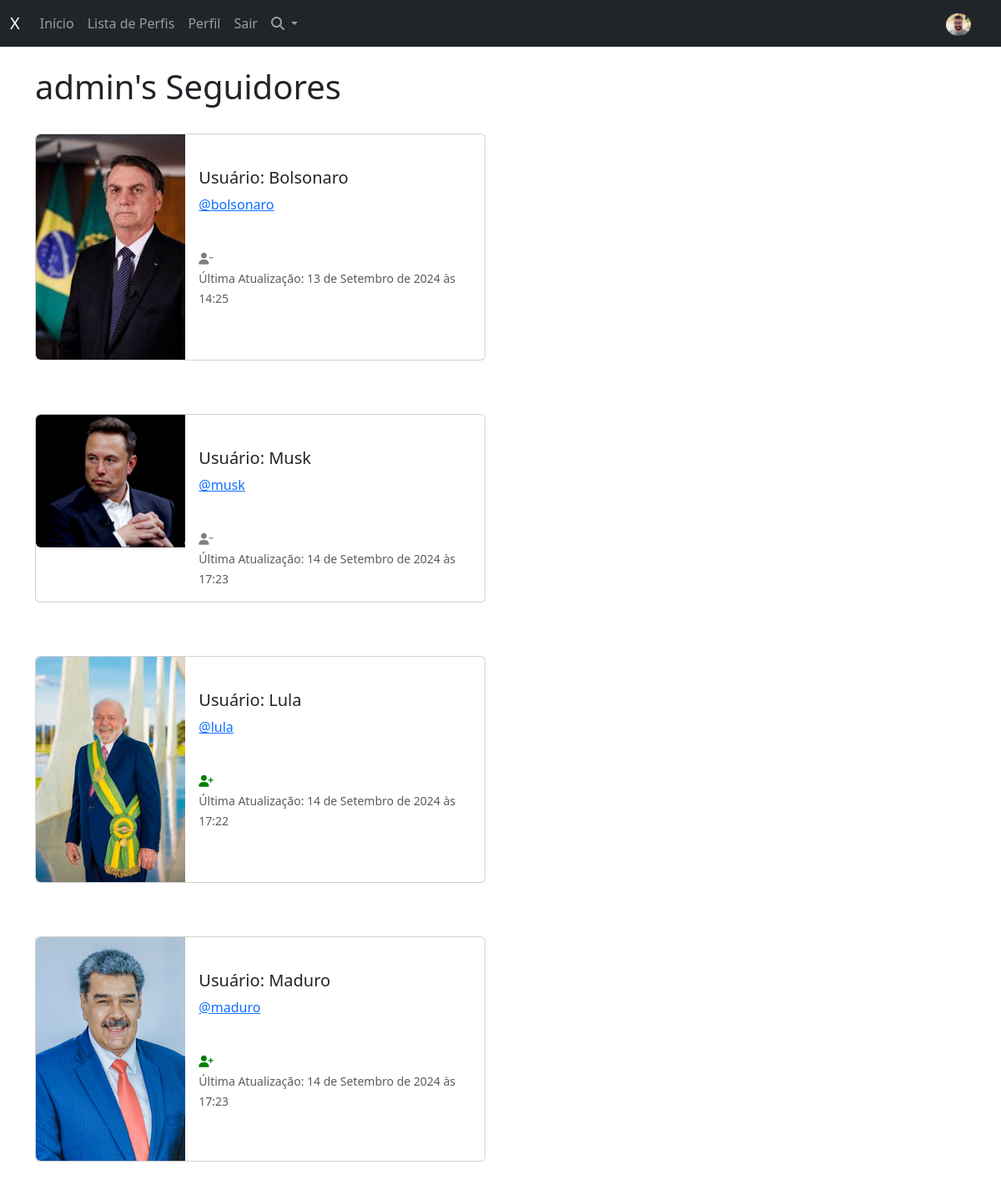
Page /profile/followers/1 (signed in) on the committed database.
### twitter/models.py (models this page shows, shortened)
class Profile(models.Model):
  user = models.OneToOneField(User, on_delete=models.CASCADE)
  follows = models.ManyToManyField("self", related_name="followed_by", symmetrical=False, blank=True)
  date_modified = models.DateTimeField(User, auto_now=True)
  profile_image = models.ImageField(null=True, blank=True, upload_to="images/")
  profile_bio = models.CharField(null=True, blank=True, max_length=500)
  homepage_link = models.CharField(null=True, blank=True, max_length=100)
  facebook_link = models.CharField(null=True, blank=True, max_length=100)
  instagram_link = models.CharField(null=True, blank=True, max_length=100)
  linkedin_link = models.CharField(null=True, blank=True, max_length=100)

### twitter/views.py (the view)
# urls.py: path('profile/followers/<int:pk>', views.followers, name='followers'),
def followers(request, pk):
    if request.user.is_authenticated:
        if request.user.id == pk:
            profiles = Profile.objects.get(user_id=pk)
            return render(request, 'followers.html', {'profiles': profiles})
        else:
            messages.success(request, ("Não é sua página de Perfil"))
            return redirect('home')
    else:
        messages.success(request, ("Você deve estar logado para visualizar esta página..."))
        return redirect('home')

### twitter/templates/followers.html
{% extends 'base.html' %}
{% load static %}
{% block content %}
<h1>{{ request.user.username }}'s Seguidores</h1>
<br>
{% if profiles %}
{% for profile in profiles.followed_by.all %}
<div class="card mb-3" style="max-width: 540px;">
  <div class="row g-0">
    <div class="col-md-4">
      {% if profile.profile_image %}
      <img src="{{ profile.profile_image.url }}" width="200" height="200" class="img-fluid rounded-start"
        alt="{{ profile.user.username }}">
      {% else %}
      <img src="{% static 'images/default-profile.png' %}" class="img-fluid rounded-start" alt="Profile Image">
      {% endif %}
    </div>
    <div class="col-md-8">
      <div class="card-body">
        <br />
        <h5 class="card-title">Usuário: {{profile.user.username}}</h5>
        <p class="card-text"><a href="{% url 'profile' profile.user.id%}"> @{{profile.user.username|lower}}</a></p>
        <br />
        {% if profile in profiles.follows.all %}
        <a href="{% url 'unfollow' profile.user.id %}"><i class="fa fa-user-minus small" style="color: gray;"
            title="Deixar de Seguir"></i></a>
        {% else %}
        <a href="{% url 'follow' profile.user.id %}"><i class="fa fa-user-plus small" style="color: green;"
            title="Seguir"></i></a>
        {% endif %}
        <br />
        <p class="card-text"><small class="text-body-secondary">Última Atualização: {{ profile.date_modified }}</small>
        </p>
      </div>
    </div>
  </div>
</div>
<br /><br />
{% endfor %}
{% endif %}
{% endblock %}

### twitter/templates/navbar.html (shortened to what this page needs)
{% load static %}
<nav class="navbar navbar-expand-lg navbar-dark bg-dark">
  <div class="container-fluid">
    <a class="navbar-brand" href="{% url 'home' %}">X</a>
    <div class="collapse navbar-collapse" id="navbarSupportedContent">
      <ul class="navbar-nav me-auto mb-2 mb-lg-0">
        <li class="nav-item">
          <a class="nav-link {% if request.resolver_match.url_name == 'home' %}active{% endif %}"
            href="{% url 'home' %}">Início</a>
        </li>
        <li class="nav-item">
          <a class="nav-link {% if request.resolver_match.url_name == 'profile_list' %}active{% endif %}"
            href="{% url 'profile_list' %}">Lista de Perfis</a>
        </li>
        {% if user.is_authenticated %}
        <li class="nav-item">
          <a class="nav-link {% if request.resolver_match.url_name == 'profile' %}active{% endif %}"
            href="{% url 'profile' user.id %}">Perfil</a>
        </li>
        <li class="nav-item">
          <a class="nav-link {% if request.resolver_match.url_name == 'logout' %}active{% endif %}"
            href="{% url 'logout' %}">Sair</a>
        </li>
        <li class="nav-item dropdown">
          <a class="nav-link dropdown-toggle" href="#" role="button" data-bs-toggle="dropdown" aria-expanded="false">
            <i class="fas fa-search"></i>
          </a>
        {% endif %}
      </ul>
      {% if user.is_authenticated %}
      <ul class="navbar-nav ml-auto">
        <li class="nav-link navbar-brand">
          <a href="{% url 'profile' request.user.id %}">
            {% if user.profile.profile_image %}
            <img src="{{ user.profile.profile_image.url }}" class="rounded-circle" width="30">
            {% else %}
            <img src="{% static 'images/default-profile.png' %}" class="profile-img rounded-circle" width="30">
            {% endif %}
          </a>
        </li>
      </ul>
      {% endif %}
    </div>
  </div>
</nav>

### twitter/static/css/main.css (style rules this page uses)
html, body { width: 100%; height: 100%; margin: 0; padding: 0; overflow-x: hidden; }

### rows in the picture
Profile: profile_image (picture), user.username "Bolsonaro", user.username "bolsonaro", date_modified "13 de Setembro de 2024 às 14:25"
Profile: profile_image (picture), user.username "Musk", user.username "musk", date_modified "14 de Setembro de 2024 às 17:23"
Profile: profile_image (picture), user.username "Lula", user.username "lula", date_modified "14 de Setembro de 2024 às 17:22"
Profile: profile_image (picture), user.username "Maduro", user.username "maduro", date_modified "14 de Setembro de 2024 às 17:23"

### other values in the picture
{{ request.user.username }} "admin"
